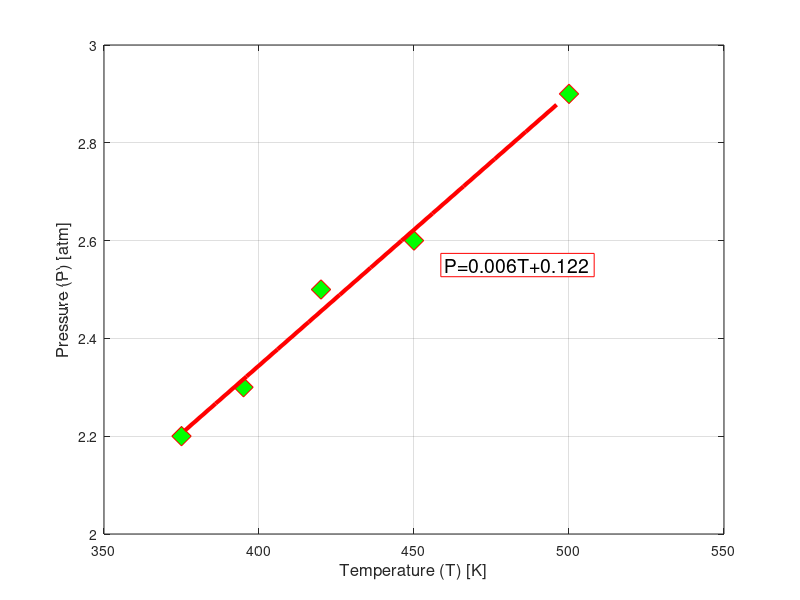

Source code (MATLAB):
clear
clc
close 

T=[375 395 420 450 500];
P=[2.2 2.3 2.5 2.6 2.9];

figure('Color','w')
plot(T,P,'dr','MarkerFaceColor','g','MarkerSize',14)

xlabel('Temperature (T) [K]','FontSize',12)
ylabel('Pressure (P) [atm]','FontSize',12)

axis([350 550 2 3])
grid on

c = polyfit(T,P,1);
m = c(1);
b = c(2);

Tpf = [376:10:505];
Ppf = m*Tpf+b;

hold on;

plot(Tpf, Ppf, "r" , 'LineWidth', 3)

TE = sprintf('P=%0.3fT+%.3f',m,b);
text(460, 2.55, TE, 'BackgroundColor', 'w', 'EdgeColor', 'r', 'FontSize', 14)